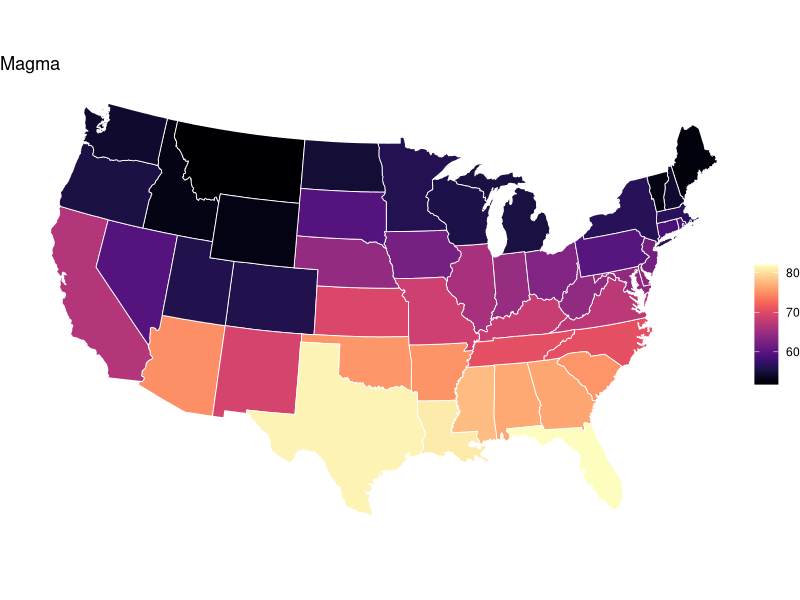
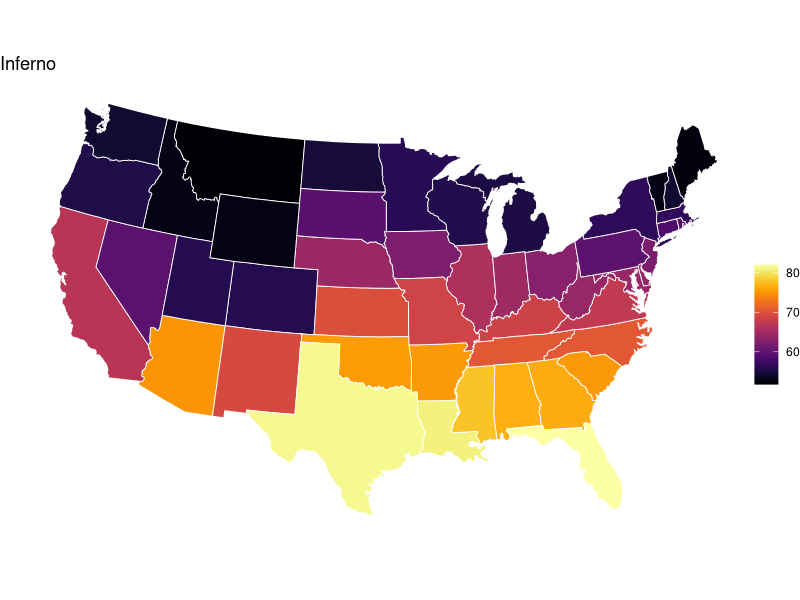
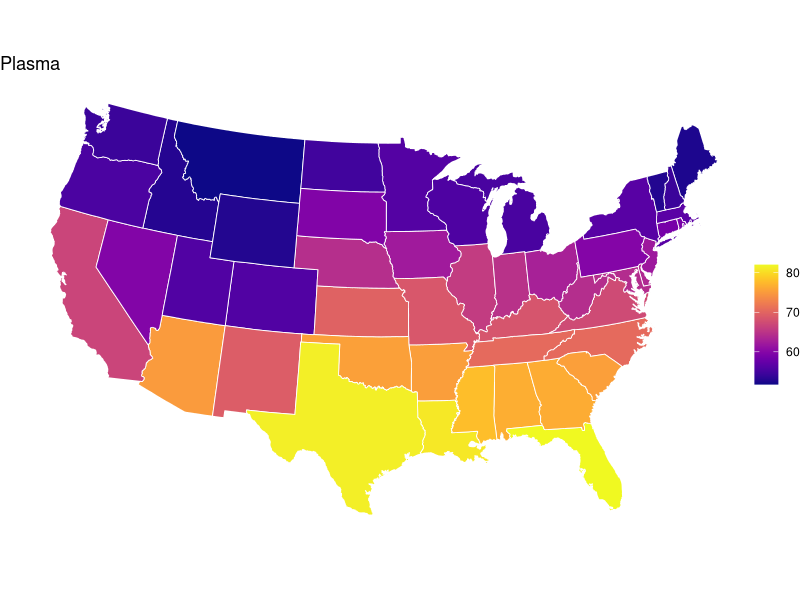
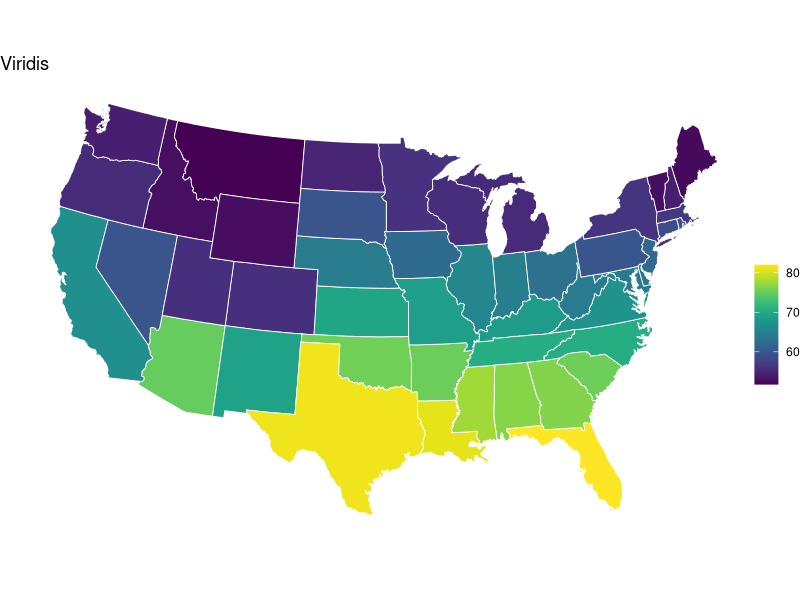
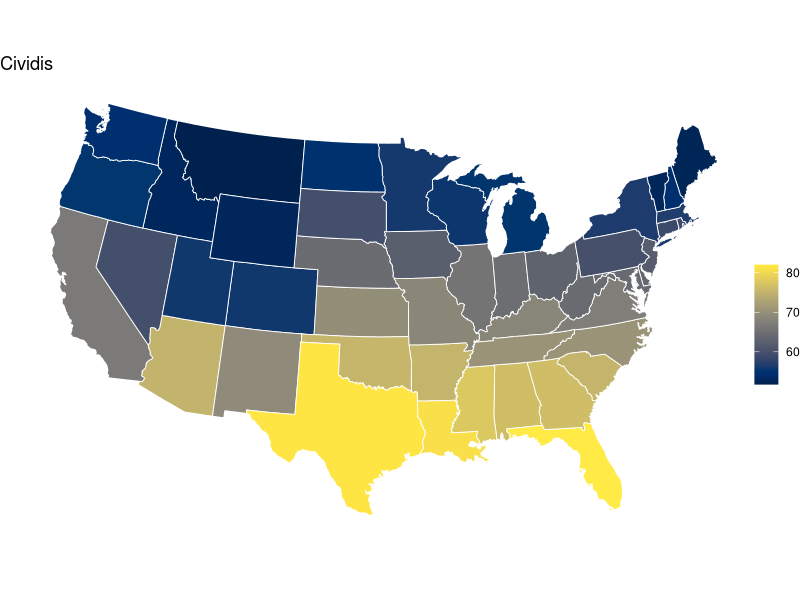
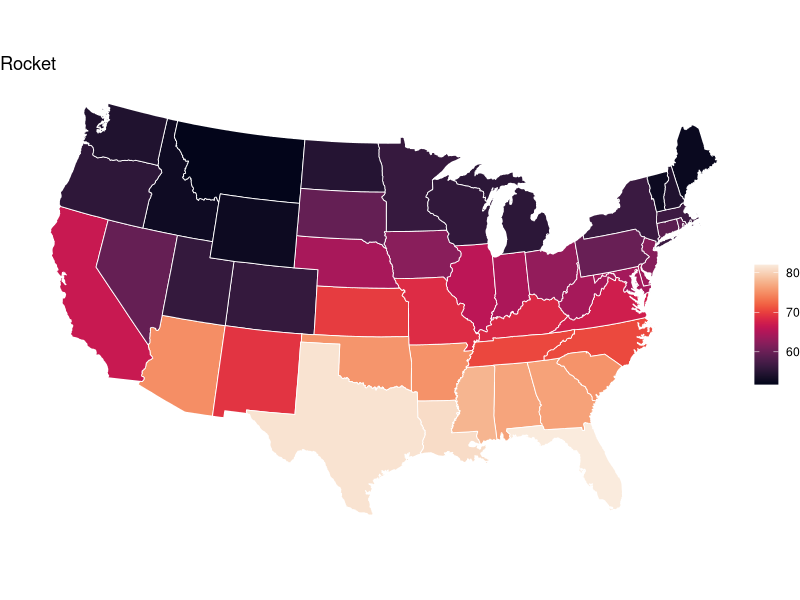
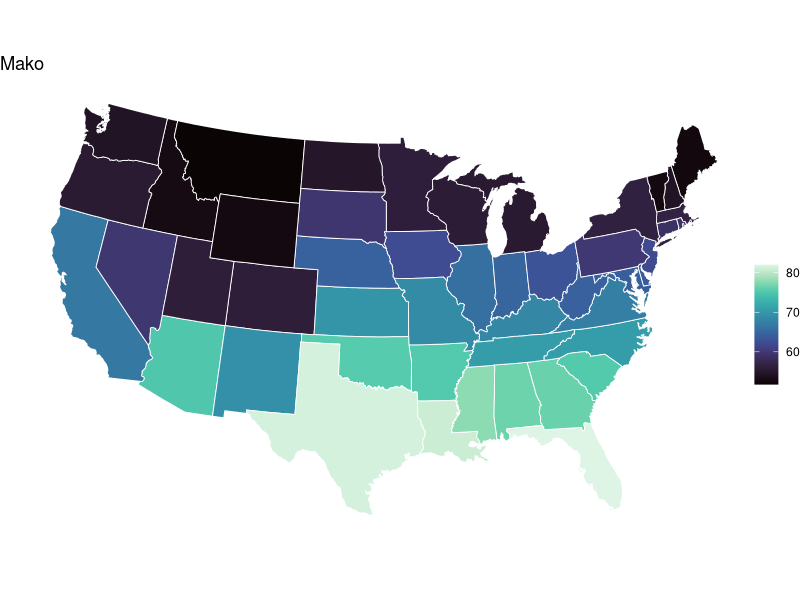
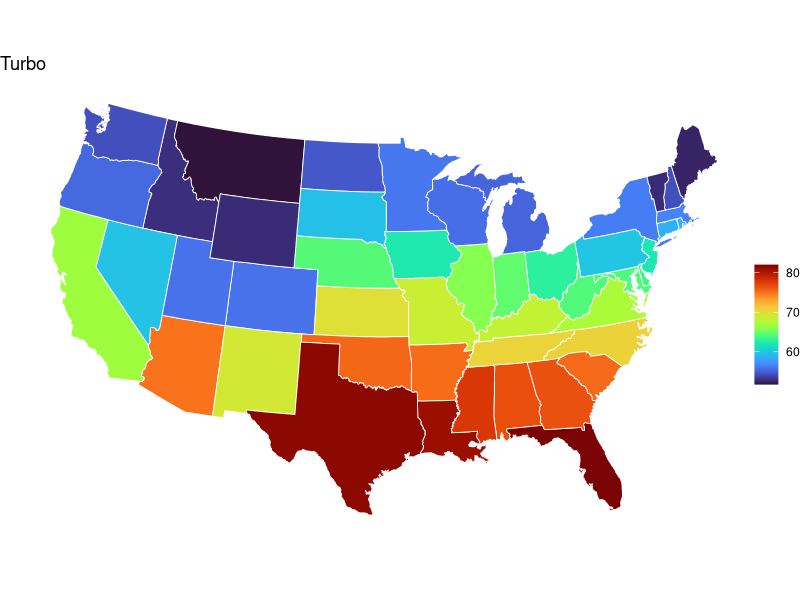

The R source for these figures, in order:
## ---- chunk 1
# Set global knit options (optional)
knitr::opts_chunk$set(echo = FALSE)

# load packages
library(tidyverse)
library(viridis)
library(here)
library(maps)
library(sf)

states_map <- 
  map_data("state") |> 
  left_join(read_csv(here("data/state_medians.csv")))

#' Create a map of median high temperatures (F) colored 
#' with a viridis color palette.
plot_temps <- function(palette = c("magma",
                                   "inferno",
                                   "plasma", 
                                   "viridis", 
                                   "cividis", 
                                   "rocket", 
                                   "mako", 
                                   "turbo"),
                       title = TRUE) {
  
  palette_code <- case_match(
    str_to_lower(palette),
    "magma"   ~ "A",
    "inferno" ~ "B",
    "plasma"  ~ "C",
    "viridis" ~ "D",
    "cividis" ~ "E",
    "rocket"  ~ "F",
    "mako"    ~ "G",
    "turbo"   ~ "H"
  )
  
  states_map |>  
    ggplot(aes(x = long, y = lat, fill = med_high, group = group)) +
    geom_polygon(color = "white", linewidth = 0.3) +
    scale_fill_viridis(option = palette_code) +
    coord_sf(
      crs = 5070, default_crs = 4326,
      xlim = c(-125, -70), ylim = c(25, 52)
    ) +
    theme_void() +
    labs(
      title = if_else(
        title, 
        str_to_title(palette), 
        "Median high temperature (F)"
      ),
      fill = ""
    )
}
## ---- chunk 2
plot_temps("magma")
plot_temps("inferno")
## ---- chunk 3
plot_temps("plasma")
plot_temps("viridis")
## ---- chunk 4
plot_temps("cividis")
plot_temps("rocket")
## ---- chunk 5
plot_temps("mako")
plot_temps("turbo")
